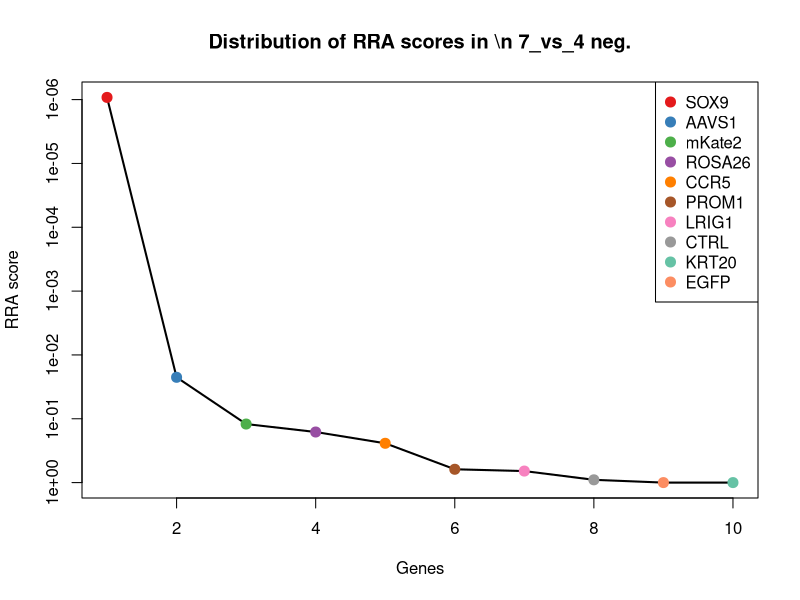
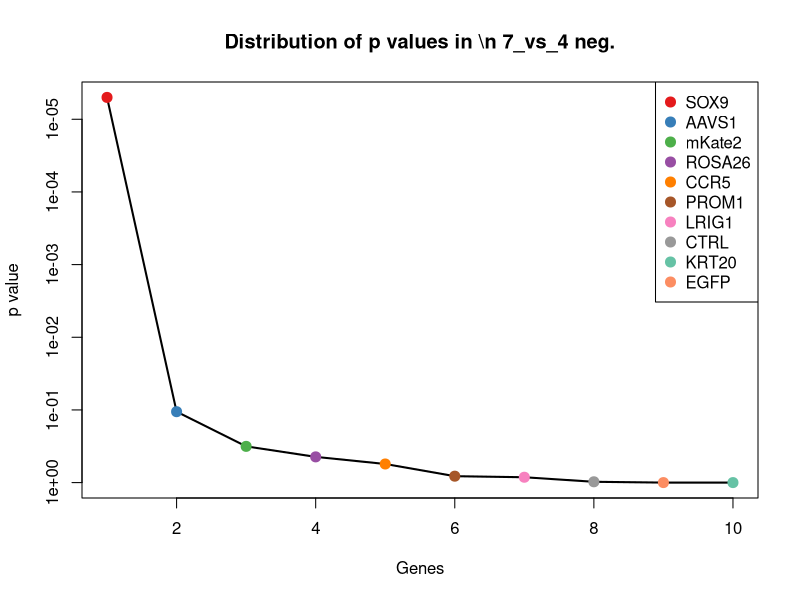
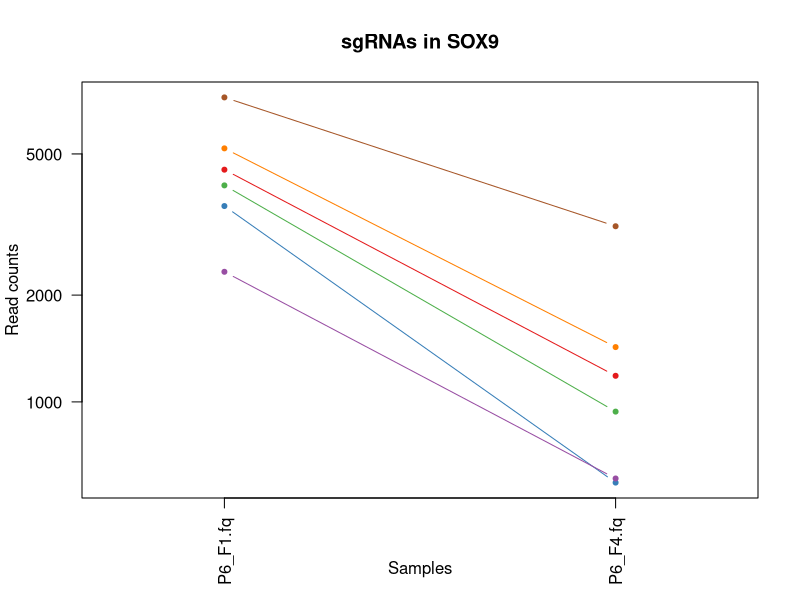
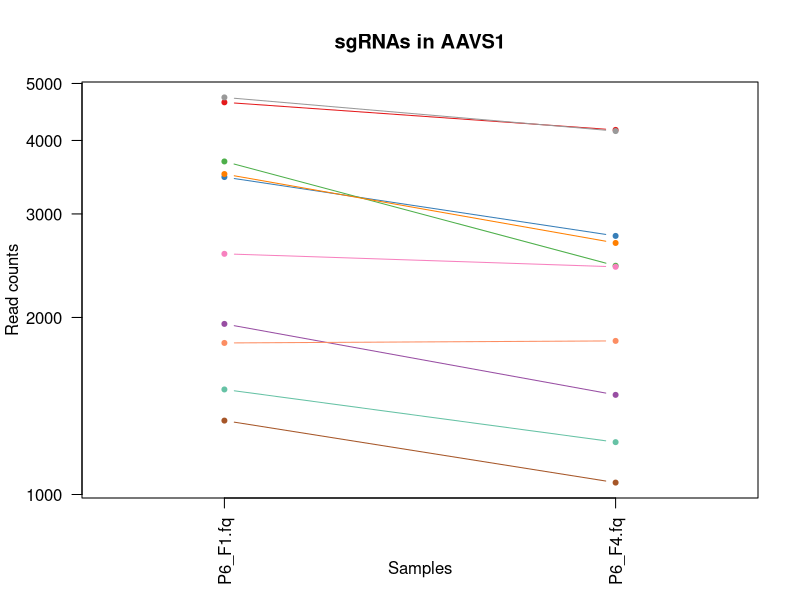
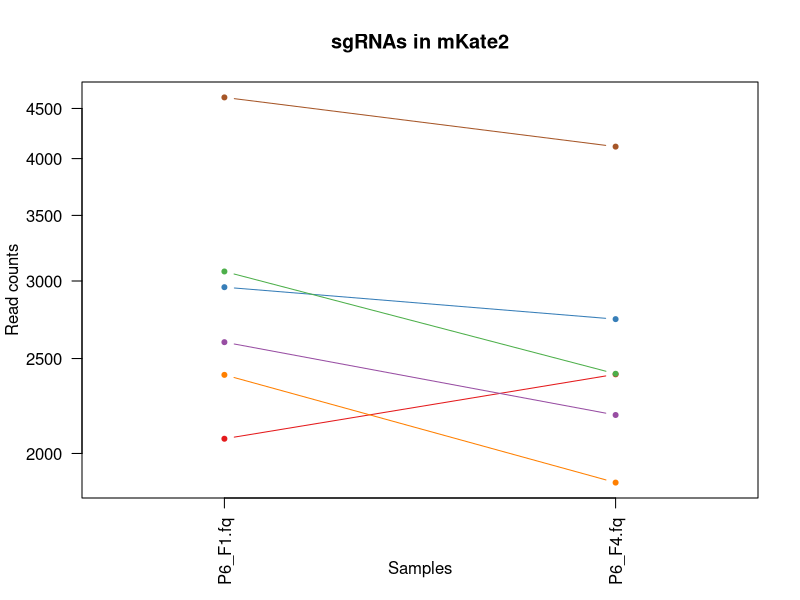
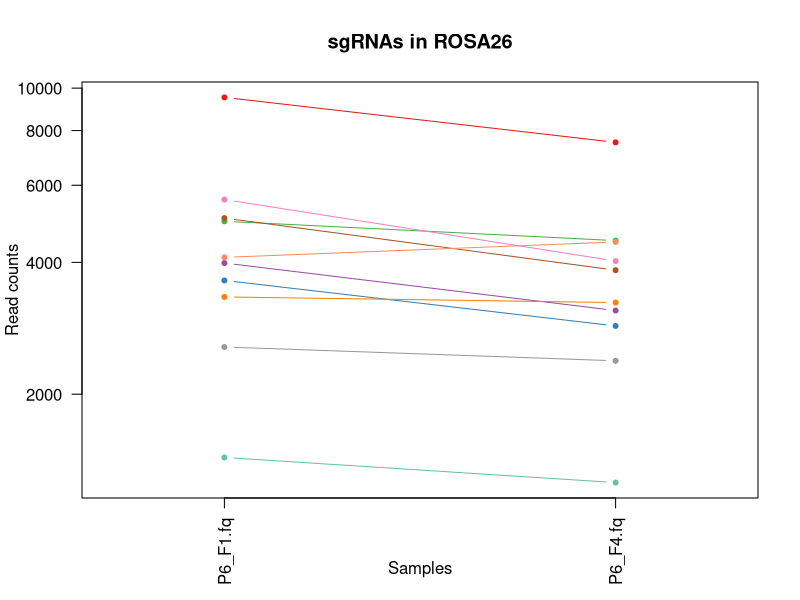
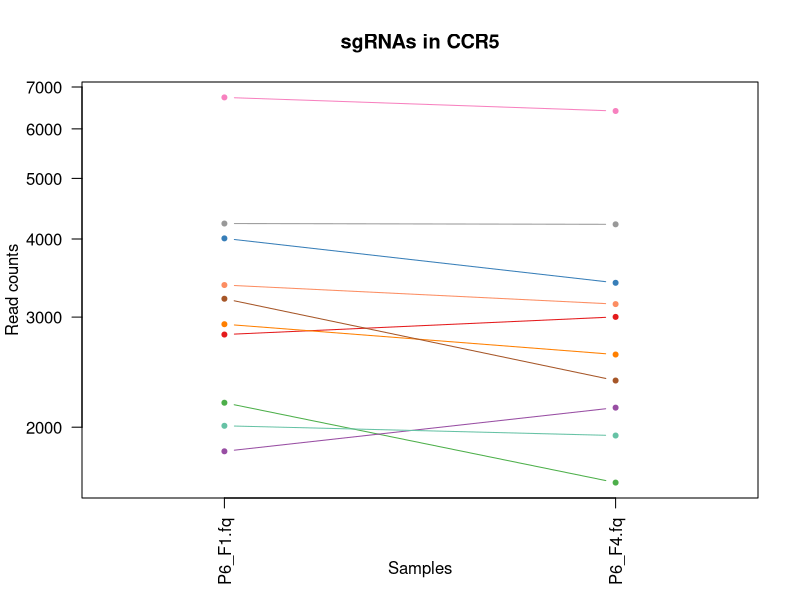
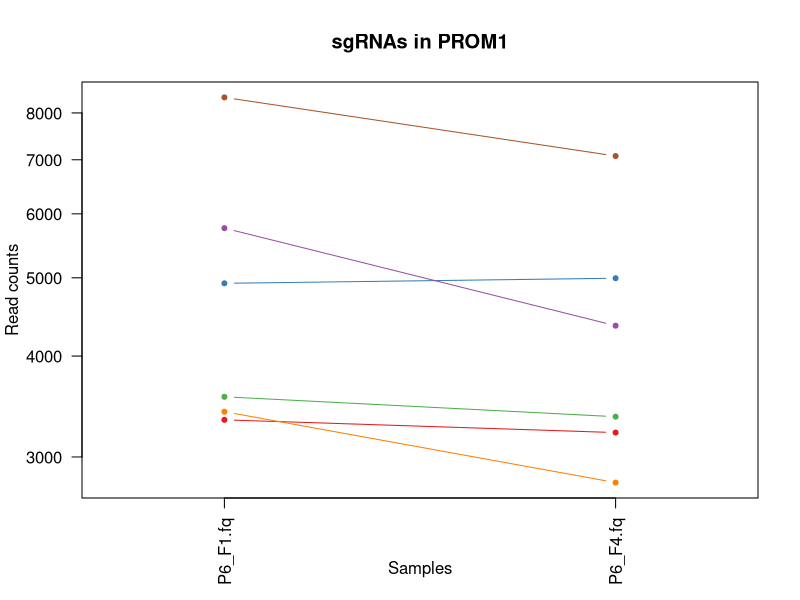

Reproduce these figures in R, in order. (Note: this script raises an error after producing the figures.)
pdf(file='P6_47_day7.pdf',width=4.5,height=4.5);
gstable=read.table('P6_47_day7.gene_summary.txt',header=T)
# 
#
# parameters
# Do not modify the variables beginning with "__"

# gstablename='__GENE_SUMMARY_FILE__'
startindex=3
# outputfile='__OUTPUT_FILE__'
targetgenelist=c("SOX9","AAVS1","mKate2","ROSA26","CCR5","PROM1","LRIG1","CTRL","KRT20","EGFP")
# samplelabel=sub('.\\w+.\\w+$','',colnames(gstable)[startindex]);
samplelabel='7_vs_4 neg.'


# You need to write some codes in front of this code:
# gstable=read.table(gstablename,header=T)
# pdf(file=outputfile,width=6,height=6)


# set up color using RColorBrewer
#library(RColorBrewer)
#colors <- brewer.pal(length(targetgenelist), "Set1")

colors=c( "#E41A1C", "#377EB8", "#4DAF4A", "#984EA3", "#FF7F00",  "#A65628", "#F781BF",
          "#999999", "#66C2A5", "#FC8D62", "#8DA0CB", "#E78AC3", "#A6D854", "#FFD92F", "#E5C494", "#B3B3B3", 
          "#8DD3C7", "#FFFFB3", "#BEBADA", "#FB8072", "#80B1D3", "#FDB462", "#B3DE69", "#FCCDE5",
          "#D9D9D9", "#BC80BD", "#CCEBC5", "#FFED6F")

######
# function definition

plotrankedvalues<-function(val, tglist, ...){
  
  plot(val,log='y',ylim=c(max(val),min(val)),type='l',lwd=2, ...)
  if(length(tglist)>0){
    for(i in 1:length(tglist)){
      targetgene=tglist[i];
      tx=which(names(val)==targetgene);ty=val[targetgene];
      points(tx,ty,col=colors[(i %% length(colors)) ],cex=2,pch=20)
      # text(tx+50,ty,targetgene,col=colors[i])
    }
    legend('topright',tglist,pch=20,pt.cex = 2,cex=1,col=colors)
  }
}



plotrandvalues<-function(val,targetgenelist, ...){
  # choose the one with the best distance distribution
  
  mindiffvalue=0;
  randval=val;
  for(i in 1:20){
    randval0=sample(val)
    vindex=sort(which(names(randval0) %in% targetgenelist))
    if(max(vindex)>0.9*length(val)){
      # print('pass...')
      next;
    }
    mindiffind=min(diff(vindex));
    if (mindiffind > mindiffvalue){
      mindiffvalue=mindiffind;
      randval=randval0;
      # print(paste('Diff: ',mindiffvalue))
    }
  }
  plot(randval,log='y',ylim=c(max(randval),min(randval)),pch=20,col='grey', ...)
  
  if(length(targetgenelist)>0){
    for(i in 1:length(targetgenelist)){
      targetgene=targetgenelist[i];
      tx=which(names(randval)==targetgene);ty=randval[targetgene];
      points(tx,ty,col=colors[(i %% length(colors)) ],cex=2,pch=20)
      text(tx+50,ty,targetgene,col=colors[i])
    }
  }
  
}




# set.seed(1235)



pvec=gstable[,startindex]
names(pvec)=gstable[,'id']
pvec=sort(pvec);

plotrankedvalues(pvec,targetgenelist,xlab='Genes',ylab='RRA score',main=paste('Distribution of RRA scores in \\n',samplelabel))

# plotrandvalues(pvec,targetgenelist,xlab='Genes',ylab='RRA score',main=paste('Distribution of RRA scores in \\n',samplelabel))


pvec=gstable[,startindex+1]
names(pvec)=gstable[,'id']
pvec=sort(pvec);

plotrankedvalues(pvec,targetgenelist,xlab='Genes',ylab='p value',main=paste('Distribution of p values in \\n',samplelabel))

# plotrandvalues(pvec,targetgenelist,xlab='Genes',ylab='p value',main=paste('Distribution of p values in \\n',samplelabel))



# you need to write after this code:
# dev.off()






# parameters
# Do not modify the variables beginning with "__"
targetmat=list(c(4513.457670374612,1183.56882926405),c(3564.3099615203237,591.2850185015338),c(4075.9286104913585,937.8659330623992),c(2325.812370958346,607.2656946772511),c(5183.267604154695,1426.2753486827542),c(7215.725250751958,3126.219776874664))
targetgene="SOX9"
collabel=c("P6_F1.fq","P6_F4.fq")

# set up color using RColorBrewer
#library(RColorBrewer)
#colors <- brewer.pal(length(targetgenelist), "Set1")

colors=c( "#E41A1C", "#377EB8", "#4DAF4A", "#984EA3", "#FF7F00",  "#A65628", "#F781BF",
          "#999999", "#66C2A5", "#FC8D62", "#8DA0CB", "#E78AC3", "#A6D854", "#FFD92F", "#E5C494", "#B3B3B3", 
          "#8DD3C7", "#FFFFB3", "#BEBADA", "#FB8072", "#80B1D3", "#FDB462", "#B3DE69", "#FCCDE5",
          "#D9D9D9", "#BC80BD", "#CCEBC5", "#FFED6F")


## code

targetmatvec=unlist(targetmat)+1
yrange=range(targetmatvec[targetmatvec>0]);
# yrange[1]=1; # set the minimum value to 1
for(i in 1:length(targetmat)){
  vali=targetmat[[i]]+1;
  if(i==1){
    plot(1:length(vali),vali,type='b',las=1,pch=20,main=paste('sgRNAs in',targetgene),ylab='Read counts',xlab='Samples',xlim=c(0.7,length(vali)+0.3),ylim = yrange,col=colors[(i %% length(colors))],xaxt='n',log='y')
    axis(1,at=1:length(vali),labels=(collabel),las=2)
    # lines(0:100,rep(1,101),col='black');
  }else{
    lines(1:length(vali),vali,type='b',pch=20,col=colors[(i %% length(colors))])
  }
}




# parameters
# Do not modify the variables beginning with "__"
targetmat=list(c(4643.615056609905,4167.960105079224),c(3465.1901058488315,2751.6726790062935),c(3683.4540304587836,2448.0398316676683),c(1949.3571615393455,1476.21496173187),c(3506.239743046116,2676.7632594326196),c(1334.6138142434245,1046.734289509472),c(2565.101719498615,2438.051909057845),c(4733.724016311261,4148.98305212056),c(1507.8232590026987,1226.5168964862899),c(1809.1876686705687,1823.7946685537177))
targetgene="AAVS1"
collabel=c("P6_F1.fq","P6_F4.fq")

# set up color using RColorBrewer
#library(RColorBrewer)
#colors <- brewer.pal(length(targetgenelist), "Set1")

colors=c( "#E41A1C", "#377EB8", "#4DAF4A", "#984EA3", "#FF7F00",  "#A65628", "#F781BF",
          "#999999", "#66C2A5", "#FC8D62", "#8DA0CB", "#E78AC3", "#A6D854", "#FFD92F", "#E5C494", "#B3B3B3", 
          "#8DD3C7", "#FFFFB3", "#BEBADA", "#FB8072", "#80B1D3", "#FDB462", "#B3DE69", "#FCCDE5",
          "#D9D9D9", "#BC80BD", "#CCEBC5", "#FFED6F")


## code

targetmatvec=unlist(targetmat)+1
yrange=range(targetmatvec[targetmatvec>0]);
# yrange[1]=1; # set the minimum value to 1
for(i in 1:length(targetmat)){
  vali=targetmat[[i]]+1;
  if(i==1){
    plot(1:length(vali),vali,type='b',las=1,pch=20,main=paste('sgRNAs in',targetgene),ylab='Read counts',xlab='Samples',xlim=c(0.7,length(vali)+0.3),ylim = yrange,col=colors[(i %% length(colors))],xaxt='n',log='y')
    axis(1,at=1:length(vali),labels=(collabel),las=2)
    # lines(0:100,rep(1,101),col='black');
  }else{
    lines(1:length(vali),vali,type='b',pch=20,col=colors[(i %% length(colors))])
  }
}




# parameters
# Do not modify the variables beginning with "__"
targetmat=list(c(2069.502441141154,2408.088141228375),c(2955.5738782044928,2741.6847563964707),c(3066.708261836166,2411.0845180113224),c(2597.1404607257637,2188.3538438122646),c(2404.90801336287,1866.7427357759575),c(4617.583579362846,4113.026530725197))
targetgene="mKate2"
collabel=c("P6_F1.fq","P6_F4.fq")

# set up color using RColorBrewer
#library(RColorBrewer)
#colors <- brewer.pal(length(targetgenelist), "Set1")

colors=c( "#E41A1C", "#377EB8", "#4DAF4A", "#984EA3", "#FF7F00",  "#A65628", "#F781BF",
          "#999999", "#66C2A5", "#FC8D62", "#8DA0CB", "#E78AC3", "#A6D854", "#FFD92F", "#E5C494", "#B3B3B3", 
          "#8DD3C7", "#FFFFB3", "#BEBADA", "#FB8072", "#80B1D3", "#FDB462", "#B3DE69", "#FCCDE5",
          "#D9D9D9", "#BC80BD", "#CCEBC5", "#FFED6F")


## code

targetmatvec=unlist(targetmat)+1
yrange=range(targetmatvec[targetmatvec>0]);
# yrange[1]=1; # set the minimum value to 1
for(i in 1:length(targetmat)){
  vali=targetmat[[i]]+1;
  if(i==1){
    plot(1:length(vali),vali,type='b',las=1,pch=20,main=paste('sgRNAs in',targetgene),ylab='Read counts',xlab='Samples',xlim=c(0.7,length(vali)+0.3),ylim = yrange,col=colors[(i %% length(colors))],xaxt='n',log='y')
    axis(1,at=1:length(vali),labels=(collabel),las=2)
    # lines(0:100,rep(1,101),col='black');
  }else{
    lines(1:length(vali),vali,type='b',pch=20,col=colors[(i %% length(colors))])
  }
}




# parameters
# Do not modify the variables beginning with "__"
targetmat=list(c(9522.514619106685,7517.9093484139285),c(3636.3971292814085,2862.538619975331),c(4964.002468881395,4484.5772518106205),c(3984.818440126654,3104.246347133053),c(3334.03150895019,3237.085717843702),c(5047.102953939312,3838.3586589550587),c(5564.7288668904375,4027.1303962807174),c(2562.0980875085697,2383.1183347038173),c(1432.7324592515683,1255.481872054777),c(4105.96493039181,4452.615899459186))
targetgene="ROSA26"
collabel=c("P6_F1.fq","P6_F4.fq")

# set up color using RColorBrewer
#library(RColorBrewer)
#colors <- brewer.pal(length(targetgenelist), "Set1")

colors=c( "#E41A1C", "#377EB8", "#4DAF4A", "#984EA3", "#FF7F00",  "#A65628", "#F781BF",
          "#999999", "#66C2A5", "#FC8D62", "#8DA0CB", "#E78AC3", "#A6D854", "#FFD92F", "#E5C494", "#B3B3B3", 
          "#8DD3C7", "#FFFFB3", "#BEBADA", "#FB8072", "#80B1D3", "#FDB462", "#B3DE69", "#FCCDE5",
          "#D9D9D9", "#BC80BD", "#CCEBC5", "#FFED6F")


## code

targetmatvec=unlist(targetmat)+1
yrange=range(targetmatvec[targetmatvec>0]);
# yrange[1]=1; # set the minimum value to 1
for(i in 1:length(targetmat)){
  vali=targetmat[[i]]+1;
  if(i==1){
    plot(1:length(vali),vali,type='b',las=1,pch=20,main=paste('sgRNAs in',targetgene),ylab='Read counts',xlab='Samples',xlim=c(0.7,length(vali)+0.3),ylim = yrange,col=colors[(i %% length(colors))],xaxt='n',log='y')
    axis(1,at=1:length(vali),labels=(collabel),las=2)
    # lines(0:100,rep(1,101),col='black');
  }else{
    lines(1:length(vali),vali,type='b',pch=20,col=colors[(i %% length(colors))])
  }
}




# parameters
# Do not modify the variables beginning with "__"
targetmat=list(c(2812.400753345671,3001.370744251874),c(4007.8462853836672,3402.8852331667667),c(2187.645299416266,1630.0289699231475),c(1829.2118819375369,2148.402153372972),c(2921.5327156506473,2612.840554729751),c(3208.8801760316396,2374.1292043549765),c(6736.145343008072,6407.252354201588),c(4233.118684637058,4220.896094911288),c(2009.4298013402497,1938.6557785666846),c(3375.081146147475,3146.1956220943102))
targetgene="CCR5"
collabel=c("P6_F1.fq","P6_F4.fq")

# set up color using RColorBrewer
#library(RColorBrewer)
#colors <- brewer.pal(length(targetgenelist), "Set1")

colors=c( "#E41A1C", "#377EB8", "#4DAF4A", "#984EA3", "#FF7F00",  "#A65628", "#F781BF",
          "#999999", "#66C2A5", "#FC8D62", "#8DA0CB", "#E78AC3", "#A6D854", "#FFD92F", "#E5C494", "#B3B3B3", 
          "#8DD3C7", "#FFFFB3", "#BEBADA", "#FB8072", "#80B1D3", "#FDB462", "#B3DE69", "#FCCDE5",
          "#D9D9D9", "#BC80BD", "#CCEBC5", "#FFED6F")


## code

targetmatvec=unlist(targetmat)+1
yrange=range(targetmatvec[targetmatvec>0]);
# yrange[1]=1; # set the minimum value to 1
for(i in 1:length(targetmat)){
  vali=targetmat[[i]]+1;
  if(i==1){
    plot(1:length(vali),vali,type='b',las=1,pch=20,main=paste('sgRNAs in',targetgene),ylab='Read counts',xlab='Samples',xlim=c(0.7,length(vali)+0.3),ylim = yrange,col=colors[(i %% length(colors))],xaxt='n',log='y')
    axis(1,at=1:length(vali),labels=(collabel),las=2)
    # lines(0:100,rep(1,101),col='black');
  }else{
    lines(1:length(vali),vali,type='b',pch=20,col=colors[(i %% length(colors))])
  }
}




# parameters
# Do not modify the variables beginning with "__"
targetmat=list(c(3334.03150895019,3215.1122881020906),c(4920.950410357413,4992.962512650622),c(3560.3051188669297,3363.932334988456),c(5758.963735580029,4360.727011448813),c(3412.125940691366,2787.6292004016573),c(8361.110249622534,7073.446792276795))
targetgene="PROM1"
collabel=c("P6_F1.fq","P6_F4.fq")

# set up color using RColorBrewer
#library(RColorBrewer)
#colors <- brewer.pal(length(targetgenelist), "Set1")

colors=c( "#E41A1C", "#377EB8", "#4DAF4A", "#984EA3", "#FF7F00",  "#A65628", "#F781BF",
          "#999999", "#66C2A5", "#FC8D62", "#8DA0CB", "#E78AC3", "#A6D854", "#FFD92F", "#E5C494", "#B3B3B3", 
          "#8DD3C7", "#FFFFB3", "#BEBADA", "#FB8072", "#80B1D3", "#FDB462", "#B3DE69", "#FCCDE5",
          "#D9D9D9", "#BC80BD", "#CCEBC5", "#FFED6F")


## code

targetmatvec=unlist(targetmat)+1
yrange=range(targetmatvec[targetmatvec>0]);
# yrange[1]=1; # set the minimum value to 1
for(i in 1:length(targetmat)){
  vali=targetmat[[i]]+1;
  if(i==1){
    plot(1:length(vali),vali,type='b',las=1,pch=20,main=paste('sgRNAs in',targetgene),ylab='Read counts',xlab='Samples',xlim=c(0.7,length(vali)+0.3),ylim = yrange,col=colors[(i %% length(colors))],xaxt='n',log='y')
    axis(1,at=1:length(vali),labels=(collabel),las=2)
    # lines(0:100,rep(1,101),col='black');
  }else{
    lines(1:length(vali),vali,type='b',pch=20,col=colors[(i %% length(colors))])
  }
}




# parameters
# Do not modify the variables beginning with "__"
targetmat=list(c(4257.14774055742,3583.666632404567),c(2497.019394390923,1942.650947610614),c(2449.962493213548,2552.913019070812),c(5692.883831799034,5808.975789873178),c(6999.463747468702,6844.723364511844),c(2529.0581356180724,2806.6062533603213))
targetgene="LRIG1"
collabel=c("P6_F1.fq","P6_F4.fq")

# set up color using RColorBrewer
#library(RColorBrewer)
#colors <- brewer.pal(length(targetgenelist), "Set1")

colors=c( "#E41A1C", "#377EB8", "#4DAF4A", "#984EA3", "#FF7F00",  "#A65628", "#F781BF",
          "#999999", "#66C2A5", "#FC8D62", "#8DA0CB", "#E78AC3", "#A6D854", "#FFD92F", "#E5C494", "#B3B3B3", 
          "#8DD3C7", "#FFFFB3", "#BEBADA", "#FB8072", "#80B1D3", "#FDB462", "#B3DE69", "#FCCDE5",
          "#D9D9D9", "#BC80BD", "#CCEBC5", "#FFED6F")


## code

targetmatvec=unlist(targetmat)+1
yrange=range(targetmatvec[targetmatvec>0]);
# yrange[1]=1; # set the minimum value to 1
for(i in 1:length(targetmat)){
  vali=targetmat[[i]]+1;
  if(i==1){
    plot(1:length(vali),vali,type='b',las=1,pch=20,main=paste('sgRNAs in',targetgene),ylab='Read counts',xlab='Samples',xlim=c(0.7,length(vali)+0.3),ylim = yrange,col=colors[(i %% length(colors))],xaxt='n',log='y')
    axis(1,at=1:length(vali),labels=(collabel),las=2)
    # lines(0:100,rep(1,101),col='black');
  }else{
    lines(1:length(vali),vali,type='b',pch=20,col=colors[(i %% length(colors))])
  }
}




# parameters
# Do not modify the variables beginning with "__"
targetmat=list(c(2910.5193983538147,3140.2028685284163),c(2455.9697571936385,2860.5410354533665),c(9174.09330826144,8519.697986179197),c(1509.8256803293955,1613.049501486448),c(3175.8402241411422,3045.317603735096),c(6105.382625098577,4723.288602185395),c(3425.141679314895,3052.3091495619724),c(3644.406814588196,2961.4190538125813),c(2883.486710443408,2929.457701461147),c(4856.872927903115,4902.07241690123))
targetgene="CTRL"
collabel=c("P6_F1.fq","P6_F4.fq")

# set up color using RColorBrewer
#library(RColorBrewer)
#colors <- brewer.pal(length(targetgenelist), "Set1")

colors=c( "#E41A1C", "#377EB8", "#4DAF4A", "#984EA3", "#FF7F00",  "#A65628", "#F781BF",
          "#999999", "#66C2A5", "#FC8D62", "#8DA0CB", "#E78AC3", "#A6D854", "#FFD92F", "#E5C494", "#B3B3B3", 
          "#8DD3C7", "#FFFFB3", "#BEBADA", "#FB8072", "#80B1D3", "#FDB462", "#B3DE69", "#FCCDE5",
          "#D9D9D9", "#BC80BD", "#CCEBC5", "#FFED6F")


## code

targetmatvec=unlist(targetmat)+1
yrange=range(targetmatvec[targetmatvec>0]);
# yrange[1]=1; # set the minimum value to 1
for(i in 1:length(targetmat)){
  vali=targetmat[[i]]+1;
  if(i==1){
    plot(1:length(vali),vali,type='b',las=1,pch=20,main=paste('sgRNAs in',targetgene),ylab='Read counts',xlab='Samples',xlim=c(0.7,length(vali)+0.3),ylim = yrange,col=colors[(i %% length(colors))],xaxt='n',log='y')
    axis(1,at=1:length(vali),labels=(collabel),las=2)
    # lines(0:100,rep(1,101),col='black');
  }else{
    lines(1:length(vali),vali,type='b',pch=20,col=colors[(i %% length(colors))])
  }
}




# parameters
# Do not modify the variables beginning with "__"
targetmat=list(c(509.6162276443384,3555.700449097062),c(778.9418960850595,4423.650923890698),c(535.647704891397,4701.315172443784),c(225.27239925339123,1884.7209964736394),c(1042.2603005456901,5299.591736772194),c(742.8983122045169,2815.5953837091624))
targetgene="KRT20"
collabel=c("P6_F1.fq","P6_F4.fq")

# set up color using RColorBrewer
#library(RColorBrewer)
#colors <- brewer.pal(length(targetgenelist), "Set1")

colors=c( "#E41A1C", "#377EB8", "#4DAF4A", "#984EA3", "#FF7F00",  "#A65628", "#F781BF",
          "#999999", "#66C2A5", "#FC8D62", "#8DA0CB", "#E78AC3", "#A6D854", "#FFD92F", "#E5C494", "#B3B3B3", 
          "#8DD3C7", "#FFFFB3", "#BEBADA", "#FB8072", "#80B1D3", "#FDB462", "#B3DE69", "#FCCDE5",
          "#D9D9D9", "#BC80BD", "#CCEBC5", "#FFED6F")


## code

targetmatvec=unlist(targetmat)+1
yrange=range(targetmatvec[targetmatvec>0]);
# yrange[1]=1; # set the minimum value to 1
for(i in 1:length(targetmat)){
  vali=targetmat[[i]]+1;
  if(i==1){
    plot(1:length(vali),vali,type='b',las=1,pch=20,main=paste('sgRNAs in',targetgene),ylab='Read counts',xlab='Samples',xlim=c(0.7,length(vali)+0.3),ylim = yrange,col=colors[(i %% length(colors))],xaxt='n',log='y')
    axis(1,at=1:length(vali),labels=(collabel),las=2)
    # lines(0:100,rep(1,101),col='black');
  }else{
    lines(1:length(vali),vali,type='b',pch=20,col=colors[(i %% length(colors))])
  }
}




# parameters
# Do not modify the variables beginning with "__"
targetmat=list(c(332.4019402316706,4307.791021616749),c(410.49637197284625,5957.795836759544),c(274.3317217574631,3402.8852331667667),c(269.3256684407211,3055.305526344919),c(504.6101743275964,4849.136427069167),c(1842.227620561066,5460.397290790348))
targetgene="EGFP"
collabel=c("P6_F1.fq","P6_F4.fq")

# set up color using RColorBrewer
#library(RColorBrewer)
#colors <- brewer.pal(length(targetgenelist), "Set1")

colors=c( "#E41A1C", "#377EB8", "#4DAF4A", "#984EA3", "#FF7F00",  "#A65628", "#F781BF",
          "#999999", "#66C2A5", "#FC8D62", "#8DA0CB", "#E78AC3", "#A6D854", "#FFD92F", "#E5C494", "#B3B3B3", 
          "#8DD3C7", "#FFFFB3", "#BEBADA", "#FB8072", "#80B1D3", "#FDB462", "#B3DE69", "#FCCDE5",
          "#D9D9D9", "#BC80BD", "#CCEBC5", "#FFED6F")


## code

targetmatvec=unlist(targetmat)+1
yrange=range(targetmatvec[targetmatvec>0]);
# yrange[1]=1; # set the minimum value to 1
for(i in 1:length(targetmat)){
  vali=targetmat[[i]]+1;
  if(i==1){
    plot(1:length(vali),vali,type='b',las=1,pch=20,main=paste('sgRNAs in',targetgene),ylab='Read counts',xlab='Samples',xlim=c(0.7,length(vali)+0.3),ylim = yrange,col=colors[(i %% length(colors))],xaxt='n',log='y')
    axis(1,at=1:length(vali),labels=(collabel),las=2)
    # lines(0:100,rep(1,101),col='black');
  }else{
    lines(1:length(vali),vali,type='b',pch=20,col=colors[(i %% length(colors))])
  }
}



# 
#
# parameters
# Do not modify the variables beginning with "__"

# gstablename='__GENE_SUMMARY_FILE__'
startindex=9
# outputfile='__OUTPUT_FILE__'
targetgenelist=c("EGFP","KRT20","mKate2","LRIG1","CTRL","CCR5","PROM1","ROSA26","AAVS1","SOX9")
# samplelabel=sub('.\\w+.\\w+$','',colnames(gstable)[startindex]);
samplelabel='7_vs_4 pos.'


# You need to write some codes in front of this code:
# gstable=read.table(gstablename,header=T)
# pdf(file=outputfile,width=6,height=6)


# set up color using RColorBrewer
#library(RColorBrewer)
#colors <- brewer.pal(length(targetgenelist), "Set1")

colors=c( "#E41A1C", "#377EB8", "#4DAF4A", "#984EA3", "#FF7F00",  "#A65628", "#F781BF",
          "#999999", "#66C2A5", "#FC8D62", "#8DA0CB", "#E78AC3", "#A6D854", "#FFD92F", "#E5C494", "#B3B3B3", 
          "#8DD3C7", "#FFFFB3", "#BEBADA", "#FB8072", "#80B1D3", "#FDB462", "#B3DE69", "#FCCDE5",
          "#D9D9D9", "#BC80BD", "#CCEBC5", "#FFED6F")

######
# function definition

plotrankedvalues<-function(val, tglist, ...){
  
  plot(val,log='y',ylim=c(max(val),min(val)),type='l',lwd=2, ...)
  if(length(tglist)>0){
    for(i in 1:length(tglist)){
      targetgene=tglist[i];
      tx=which(names(val)==targetgene);ty=val[targetgene];
      points(tx,ty,col=colors[(i %% length(colors)) ],cex=2,pch=20)
      # text(tx+50,ty,targetgene,col=colors[i])
    }
    legend('topright',tglist,pch=20,pt.cex = 2,cex=1,col=colors)
  }
}



plotrandvalues<-function(val,targetgenelist, ...){
  # choose the one with the best distance distribution
  
  mindiffvalue=0;
  randval=val;
  for(i in 1:20){
    randval0=sample(val)
    vindex=sort(which(names(randval0) %in% targetgenelist))
    if(max(vindex)>0.9*length(val)){
      # print('pass...')
      next;
    }
    mindiffind=min(diff(vindex));
    if (mindiffind > mindiffvalue){
      mindiffvalue=mindiffind;
      randval=randval0;
      # print(paste('Diff: ',mindiffvalue))
    }
  }
  plot(randval,log='y',ylim=c(max(randval),min(randval)),pch=20,col='grey', ...)
  
  if(length(targetgenelist)>0){
    for(i in 1:length(targetgenelist)){
      targetgene=targetgenelist[i];
      tx=which(names(randval)==targetgene);ty=randval[targetgene];
      points(tx,ty,col=colors[(i %% length(colors)) ],cex=2,pch=20)
      text(tx+50,ty,targetgene,col=colors[i])
    }
  }
  
}




# set.seed(1235)



pvec=gstable[,startindex]
names(pvec)=gstable[,'id']
pvec=sort(pvec);

plotrankedvalues(pvec,targetgenelist,xlab='Genes',ylab='RRA score',main=paste('Distribution of RRA scores in \\n',samplelabel))

# plotrandvalues(pvec,targetgenelist,xlab='Genes',ylab='RRA score',main=paste('Distribution of RRA scores in \\n',samplelabel))


pvec=gstable[,startindex+1]
names(pvec)=gstable[,'id']
pvec=sort(pvec);

plotrankedvalues(pvec,targetgenelist,xlab='Genes',ylab='p value',main=paste('Distribution of p values in \\n',samplelabel))

# plotrandvalues(pvec,targetgenelist,xlab='Genes',ylab='p value',main=paste('Distribution of p values in \\n',samplelabel))



# you need to write after this code:
# dev.off()






# parameters
# Do not modify the variables beginning with "__"
targetmat=list(c(332.4019402316706,4307.791021616749),c(410.49637197284625,5957.795836759544),c(274.3317217574631,3402.8852331667667),c(269.3256684407211,3055.305526344919),c(504.6101743275964,4849.136427069167),c(1842.227620561066,5460.397290790348))
targetgene="EGFP"
collabel=c("P6_F1.fq","P6_F4.fq")

# set up color using RColorBrewer
#library(RColorBrewer)
#colors <- brewer.pal(length(targetgenelist), "Set1")

colors=c( "#E41A1C", "#377EB8", "#4DAF4A", "#984EA3", "#FF7F00",  "#A65628", "#F781BF",
          "#999999", "#66C2A5", "#FC8D62", "#8DA0CB", "#E78AC3", "#A6D854", "#FFD92F", "#E5C494", "#B3B3B3", 
          "#8DD3C7", "#FFFFB3", "#BEBADA", "#FB8072", "#80B1D3", "#FDB462", "#B3DE69", "#FCCDE5",
          "#D9D9D9", "#BC80BD", "#CCEBC5", "#FFED6F")


## code

targetmatvec=unlist(targetmat)+1
yrange=range(targetmatvec[targetmatvec>0]);
# yrange[1]=1; # set the minimum value to 1
for(i in 1:length(targetmat)){
  vali=targetmat[[i]]+1;
  if(i==1){
    plot(1:length(vali),vali,type='b',las=1,pch=20,main=paste('sgRNAs in',targetgene),ylab='Read counts',xlab='Samples',xlim=c(0.7,length(vali)+0.3),ylim = yrange,col=colors[(i %% length(colors))],xaxt='n',log='y')
    axis(1,at=1:length(vali),labels=(collabel),las=2)
    # lines(0:100,rep(1,101),col='black');
  }else{
    lines(1:length(vali),vali,type='b',pch=20,col=colors[(i %% length(colors))])
  }
}




# parameters
# Do not modify the variables beginning with "__"
targetmat=list(c(509.6162276443384,3555.700449097062),c(778.9418960850595,4423.650923890698),c(535.647704891397,4701.315172443784),c(225.27239925339123,1884.7209964736394),c(1042.2603005456901,5299.591736772194),c(742.8983122045169,2815.5953837091624))
targetgene="KRT20"
collabel=c("P6_F1.fq","P6_F4.fq")

# set up color using RColorBrewer
#library(RColorBrewer)
#colors <- brewer.pal(length(targetgenelist), "Set1")

colors=c( "#E41A1C", "#377EB8", "#4DAF4A", "#984EA3", "#FF7F00",  "#A65628", "#F781BF",
          "#999999", "#66C2A5", "#FC8D62", "#8DA0CB", "#E78AC3", "#A6D854", "#FFD92F", "#E5C494", "#B3B3B3", 
          "#8DD3C7", "#FFFFB3", "#BEBADA", "#FB8072", "#80B1D3", "#FDB462", "#B3DE69", "#FCCDE5",
          "#D9D9D9", "#BC80BD", "#CCEBC5", "#FFED6F")


## code

targetmatvec=unlist(targetmat)+1
yrange=range(targetmatvec[targetmatvec>0]);
# yrange[1]=1; # set the minimum value to 1
for(i in 1:length(targetmat)){
  vali=targetmat[[i]]+1;
  if(i==1){
    plot(1:length(vali),vali,type='b',las=1,pch=20,main=paste('sgRNAs in',targetgene),ylab='Read counts',xlab='Samples',xlim=c(0.7,length(vali)+0.3),ylim = yrange,col=colors[(i %% length(colors))],xaxt='n',log='y')
    axis(1,at=1:length(vali),labels=(collabel),las=2)
    # lines(0:100,rep(1,101),col='black');
  }else{
    lines(1:length(vali),vali,type='b',pch=20,col=colors[(i %% length(colors))])
  }
}




# parameters
# Do not modify the variables beginning with "__"
targetmat=list(c(2069.502441141154,2408.088141228375),c(2955.5738782044928,2741.6847563964707),c(3066.708261836166,2411.0845180113224),c(2597.1404607257637,2188.3538438122646),c(2404.90801336287,1866.7427357759575),c(4617.583579362846,4113.026530725197))
targetgene="mKate2"
collabel=c("P6_F1.fq","P6_F4.fq")

# set up color using RColorBrewer
#library(RColorBrewer)
#colors <- brewer.pal(length(targetgenelist), "Set1")

colors=c( "#E41A1C", "#377EB8", "#4DAF4A", "#984EA3", "#FF7F00",  "#A65628", "#F781BF",
          "#999999", "#66C2A5", "#FC8D62", "#8DA0CB", "#E78AC3", "#A6D854", "#FFD92F", "#E5C494", "#B3B3B3", 
          "#8DD3C7", "#FFFFB3", "#BEBADA", "#FB8072", "#80B1D3", "#FDB462", "#B3DE69", "#FCCDE5",
          "#D9D9D9", "#BC80BD", "#CCEBC5", "#FFED6F")


## code

targetmatvec=unlist(targetmat)+1
yrange=range(targetmatvec[targetmatvec>0]);
# yrange[1]=1; # set the minimum value to 1
for(i in 1:length(targetmat)){
  vali=targetmat[[i]]+1;
  if(i==1){
    plot(1:length(vali),vali,type='b',las=1,pch=20,main=paste('sgRNAs in',targetgene),ylab='Read counts',xlab='Samples',xlim=c(0.7,length(vali)+0.3),ylim = yrange,col=colors[(i %% length(colors))],xaxt='n',log='y')
    axis(1,at=1:length(vali),labels=(collabel),las=2)
    # lines(0:100,rep(1,101),col='black');
  }else{
    lines(1:length(vali),vali,type='b',pch=20,col=colors[(i %% length(colors))])
  }
}




# parameters
# Do not modify the variables beginning with "__"
targetmat=list(c(4257.14774055742,3583.666632404567),c(2497.019394390923,1942.650947610614),c(2449.962493213548,2552.913019070812),c(5692.883831799034,5808.975789873178),c(6999.463747468702,6844.723364511844),c(2529.0581356180724,2806.6062533603213))
targetgene="LRIG1"
collabel=c("P6_F1.fq","P6_F4.fq")

# set up color using RColorBrewer
#library(RColorBrewer)
#colors <- brewer.pal(length(targetgenelist), "Set1")

colors=c( "#E41A1C", "#377EB8", "#4DAF4A", "#984EA3", "#FF7F00",  "#A65628", "#F781BF",
          "#999999", "#66C2A5", "#FC8D62", "#8DA0CB", "#E78AC3", "#A6D854", "#FFD92F", "#E5C494", "#B3B3B3", 
          "#8DD3C7", "#FFFFB3", "#BEBADA", "#FB8072", "#80B1D3", "#FDB462", "#B3DE69", "#FCCDE5",
          "#D9D9D9", "#BC80BD", "#CCEBC5", "#FFED6F")


## code

targetmatvec=unlist(targetmat)+1
yrange=range(targetmatvec[targetmatvec>0]);
# yrange[1]=1; # set the minimum value to 1
for(i in 1:length(targetmat)){
  vali=targetmat[[i]]+1;
  if(i==1){
    plot(1:length(vali),vali,type='b',las=1,pch=20,main=paste('sgRNAs in',targetgene),ylab='Read counts',xlab='Samples',xlim=c(0.7,length(vali)+0.3),ylim = yrange,col=colors[(i %% length(colors))],xaxt='n',log='y')
    axis(1,at=1:length(vali),labels=(collabel),las=2)
    # lines(0:100,rep(1,101),col='black');
  }else{
    lines(1:length(vali),vali,type='b',pch=20,col=colors[(i %% length(colors))])
  }
}




# parameters
# Do not modify the variables beginning with "__"
targetmat=list(c(2910.5193983538147,3140.2028685284163),c(2455.9697571936385,2860.5410354533665),c(9174.09330826144,8519.697986179197),c(1509.8256803293955,1613.049501486448),c(3175.8402241411422,3045.317603735096),c(6105.382625098577,4723.288602185395),c(3425.141679314895,3052.3091495619724),c(3644.406814588196,2961.4190538125813),c(2883.486710443408,2929.457701461147),c(4856.872927903115,4902.07241690123))
targetgene="CTRL"
collabel=c("P6_F1.fq","P6_F4.fq")

# set up color using RColorBrewer
#library(RColorBrewer)
#colors <- brewer.pal(length(targetgenelist), "Set1")

colors=c( "#E41A1C", "#377EB8", "#4DAF4A", "#984EA3", "#FF7F00",  "#A65628", "#F781BF",
          "#999999", "#66C2A5", "#FC8D62", "#8DA0CB", "#E78AC3", "#A6D854", "#FFD92F", "#E5C494", "#B3B3B3", 
          "#8DD3C7", "#FFFFB3", "#BEBADA", "#FB8072", "#80B1D3", "#FDB462", "#B3DE69", "#FCCDE5",
          "#D9D9D9", "#BC80BD", "#CCEBC5", "#FFED6F")


## code

targetmatvec=unlist(targetmat)+1
yrange=range(targetmatvec[targetmatvec>0]);
# yrange[1]=1; # set the minimum value to 1
for(i in 1:length(targetmat)){
  vali=targetmat[[i]]+1;
  if(i==1){
    plot(1:length(vali),vali,type='b',las=1,pch=20,main=paste('sgRNAs in',targetgene),ylab='Read counts',xlab='Samples',xlim=c(0.7,length(vali)+0.3),ylim = yrange,col=colors[(i %% length(colors))],xaxt='n',log='y')
    axis(1,at=1:length(vali),labels=(collabel),las=2)
    # lines(0:100,rep(1,101),col='black');
  }else{
    lines(1:length(vali),vali,type='b',pch=20,col=colors[(i %% length(colors))])
  }
}




# parameters
# Do not modify the variables beginning with "__"
targetmat=list(c(2812.400753345671,3001.370744251874),c(4007.8462853836672,3402.8852331667667),c(2187.645299416266,1630.0289699231475),c(1829.2118819375369,2148.402153372972),c(2921.5327156506473,2612.840554729751),c(3208.8801760316396,2374.1292043549765),c(6736.145343008072,6407.252354201588),c(4233.118684637058,4220.896094911288),c(2009.4298013402497,1938.6557785666846),c(3375.081146147475,3146.1956220943102))
targetgene="CCR5"
collabel=c("P6_F1.fq","P6_F4.fq")

# set up color using RColorBrewer
#library(RColorBrewer)
#colors <- brewer.pal(length(targetgenelist), "Set1")

colors=c( "#E41A1C", "#377EB8", "#4DAF4A", "#984EA3", "#FF7F00",  "#A65628", "#F781BF",
          "#999999", "#66C2A5", "#FC8D62", "#8DA0CB", "#E78AC3", "#A6D854", "#FFD92F", "#E5C494", "#B3B3B3", 
          "#8DD3C7", "#FFFFB3", "#BEBADA", "#FB8072", "#80B1D3", "#FDB462", "#B3DE69", "#FCCDE5",
          "#D9D9D9", "#BC80BD", "#CCEBC5", "#FFED6F")


## code

targetmatvec=unlist(targetmat)+1
yrange=range(targetmatvec[targetmatvec>0]);
# yrange[1]=1; # set the minimum value to 1
for(i in 1:length(targetmat)){
  vali=targetmat[[i]]+1;
  if(i==1){
    plot(1:length(vali),vali,type='b',las=1,pch=20,main=paste('sgRNAs in',targetgene),ylab='Read counts',xlab='Samples',xlim=c(0.7,length(vali)+0.3),ylim = yrange,col=colors[(i %% length(colors))],xaxt='n',log='y')
    axis(1,at=1:length(vali),labels=(collabel),las=2)
    # lines(0:100,rep(1,101),col='black');
  }else{
    lines(1:length(vali),vali,type='b',pch=20,col=colors[(i %% length(colors))])
  }
}




# parameters
# Do not modify the variables beginning with "__"
targetmat=list(c(3334.03150895019,3215.1122881020906),c(4920.950410357413,4992.962512650622),c(3560.3051188669297,3363.932334988456),c(5758.963735580029,4360.727011448813),c(3412.125940691366,2787.6292004016573),c(8361.110249622534,7073.446792276795))
targetgene="PROM1"
collabel=c("P6_F1.fq","P6_F4.fq")

# set up color using RColorBrewer
#library(RColorBrewer)
#colors <- brewer.pal(length(targetgenelist), "Set1")

colors=c( "#E41A1C", "#377EB8", "#4DAF4A", "#984EA3", "#FF7F00",  "#A65628", "#F781BF",
          "#999999", "#66C2A5", "#FC8D62", "#8DA0CB", "#E78AC3", "#A6D854", "#FFD92F", "#E5C494", "#B3B3B3", 
          "#8DD3C7", "#FFFFB3", "#BEBADA", "#FB8072", "#80B1D3", "#FDB462", "#B3DE69", "#FCCDE5",
          "#D9D9D9", "#BC80BD", "#CCEBC5", "#FFED6F")


## code

targetmatvec=unlist(targetmat)+1
yrange=range(targetmatvec[targetmatvec>0]);
# yrange[1]=1; # set the minimum value to 1
for(i in 1:length(targetmat)){
  vali=targetmat[[i]]+1;
  if(i==1){
    plot(1:length(vali),vali,type='b',las=1,pch=20,main=paste('sgRNAs in',targetgene),ylab='Read counts',xlab='Samples',xlim=c(0.7,length(vali)+0.3),ylim = yrange,col=colors[(i %% length(colors))],xaxt='n',log='y')
    axis(1,at=1:length(vali),labels=(collabel),las=2)
    # lines(0:100,rep(1,101),col='black');
  }else{
    lines(1:length(vali),vali,type='b',pch=20,col=colors[(i %% length(colors))])
  }
}




# parameters
# Do not modify the variables beginning with "__"
targetmat=list(c(9522.514619106685,7517.9093484139285),c(3636.3971292814085,2862.538619975331),c(4964.002468881395,4484.5772518106205),c(3984.818440126654,3104.246347133053),c(3334.03150895019,3237.085717843702),c(5047.102953939312,3838.3586589550587),c(5564.7288668904375,4027.1303962807174),c(2562.0980875085697,2383.1183347038173),c(1432.7324592515683,1255.481872054777),c(4105.96493039181,4452.615899459186))
targetgene="ROSA26"
collabel=c("P6_F1.fq","P6_F4.fq")

# set up color using RColorBrewer
#library(RColorBrewer)
#colors <- brewer.pal(length(targetgenelist), "Set1")

colors=c( "#E41A1C", "#377EB8", "#4DAF4A", "#984EA3", "#FF7F00",  "#A65628", "#F781BF",
          "#999999", "#66C2A5", "#FC8D62", "#8DA0CB", "#E78AC3", "#A6D854", "#FFD92F", "#E5C494", "#B3B3B3", 
          "#8DD3C7", "#FFFFB3", "#BEBADA", "#FB8072", "#80B1D3", "#FDB462", "#B3DE69", "#FCCDE5",
          "#D9D9D9", "#BC80BD", "#CCEBC5", "#FFED6F")


## code

targetmatvec=unlist(targetmat)+1
yrange=range(targetmatvec[targetmatvec>0]);
# yrange[1]=1; # set the minimum value to 1
for(i in 1:length(targetmat)){
  vali=targetmat[[i]]+1;
  if(i==1){
    plot(1:length(vali),vali,type='b',las=1,pch=20,main=paste('sgRNAs in',targetgene),ylab='Read counts',xlab='Samples',xlim=c(0.7,length(vali)+0.3),ylim = yrange,col=colors[(i %% length(colors))],xaxt='n',log='y')
    axis(1,at=1:length(vali),labels=(collabel),las=2)
    # lines(0:100,rep(1,101),col='black');
  }else{
    lines(1:length(vali),vali,type='b',pch=20,col=colors[(i %% length(colors))])
  }
}




# parameters
# Do not modify the variables beginning with "__"
targetmat=list(c(4643.615056609905,4167.960105079224),c(3465.1901058488315,2751.6726790062935),c(3683.4540304587836,2448.0398316676683),c(1949.3571615393455,1476.21496173187),c(3506.239743046116,2676.7632594326196),c(1334.6138142434245,1046.734289509472),c(2565.101719498615,2438.051909057845),c(4733.724016311261,4148.98305212056),c(1507.8232590026987,1226.5168964862899),c(1809.1876686705687,1823.7946685537177))
targetgene="AAVS1"
collabel=c("P6_F1.fq","P6_F4.fq")

# set up color using RColorBrewer
#library(RColorBrewer)
#colors <- brewer.pal(length(targetgenelist), "Set1")

colors=c( "#E41A1C", "#377EB8", "#4DAF4A", "#984EA3", "#FF7F00",  "#A65628", "#F781BF",
          "#999999", "#66C2A5", "#FC8D62", "#8DA0CB", "#E78AC3", "#A6D854", "#FFD92F", "#E5C494", "#B3B3B3", 
          "#8DD3C7", "#FFFFB3", "#BEBADA", "#FB8072", "#80B1D3", "#FDB462", "#B3DE69", "#FCCDE5",
          "#D9D9D9", "#BC80BD", "#CCEBC5", "#FFED6F")


## code

targetmatvec=unlist(targetmat)+1
yrange=range(targetmatvec[targetmatvec>0]);
# yrange[1]=1; # set the minimum value to 1
for(i in 1:length(targetmat)){
  vali=targetmat[[i]]+1;
  if(i==1){
    plot(1:length(vali),vali,type='b',las=1,pch=20,main=paste('sgRNAs in',targetgene),ylab='Read counts',xlab='Samples',xlim=c(0.7,length(vali)+0.3),ylim = yrange,col=colors[(i %% length(colors))],xaxt='n',log='y')
    axis(1,at=1:length(vali),labels=(collabel),las=2)
    # lines(0:100,rep(1,101),col='black');
  }else{
    lines(1:length(vali),vali,type='b',pch=20,col=colors[(i %% length(colors))])
  }
}




# parameters
# Do not modify the variables beginning with "__"
targetmat=list(c(4513.457670374612,1183.56882926405),c(3564.3099615203237,591.2850185015338),c(4075.9286104913585,937.8659330623992),c(2325.812370958346,607.2656946772511),c(5183.267604154695,1426.2753486827542),c(7215.725250751958,3126.219776874664))
targetgene="SOX9"
collabel=c("P6_F1.fq","P6_F4.fq")

# set up color using RColorBrewer
#library(RColorBrewer)
#colors <- brewer.pal(length(targetgenelist), "Set1")

colors=c( "#E41A1C", "#377EB8", "#4DAF4A", "#984EA3", "#FF7F00",  "#A65628", "#F781BF",
          "#999999", "#66C2A5", "#FC8D62", "#8DA0CB", "#E78AC3", "#A6D854", "#FFD92F", "#E5C494", "#B3B3B3", 
          "#8DD3C7", "#FFFFB3", "#BEBADA", "#FB8072", "#80B1D3", "#FDB462", "#B3DE69", "#FCCDE5",
          "#D9D9D9", "#BC80BD", "#CCEBC5", "#FFED6F")


## code

targetmatvec=unlist(targetmat)+1
yrange=range(targetmatvec[targetmatvec>0]);
# yrange[1]=1; # set the minimum value to 1
for(i in 1:length(targetmat)){
  vali=targetmat[[i]]+1;
  if(i==1){
    plot(1:length(vali),vali,type='b',las=1,pch=20,main=paste('sgRNAs in',targetgene),ylab='Read counts',xlab='Samples',xlim=c(0.7,length(vali)+0.3),ylim = yrange,col=colors[(i %% length(colors))],xaxt='n',log='y')
    axis(1,at=1:length(vali),labels=(collabel),las=2)
    # lines(0:100,rep(1,101),col='black');
  }else{
    lines(1:length(vali),vali,type='b',pch=20,col=colors[(i %% length(colors))])
  }
}



dev.off()
Sweave("P6_47_day7_summary.Rnw");
library(tools);

texi2dvi("P6_47_day7_summary.tex",pdf=TRUE);
